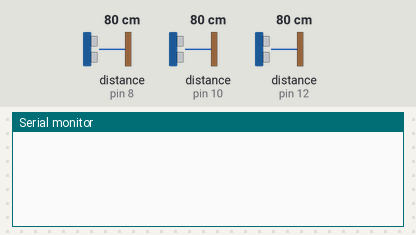
Simulated run of this sketch. Board: Arduino Mega 2560, built with avr-gcc and run on an emulated ATmega2560. On the bench: the last lines printed to the serial monitor. Wiring (inferred from the names in the program): 3 × ultrasonic range finder: trigger pin 9, echo pin 8 / trigger pin 11, echo pin 10 / trigger pin 13, echo pin 12. The test bench sets the inputs (shaded band); at power-on: distance to the obstacle (sensors on pin 10, pin 8, pin 12) 80 cm. The echo pulse lasts 58.3 µs per cm.

Above: at 1.2 s.
1.3 s: distance to the obstacle (sensor on pin 10) set to 120 cm
At 3.4 s:
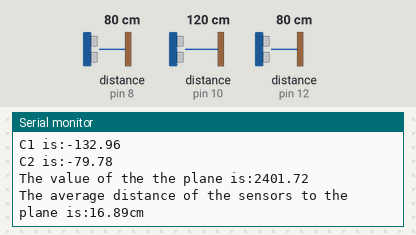
3.8 s: distance to the obstacle (sensor on pin 8) set to 2 cm
At 6.9 s:
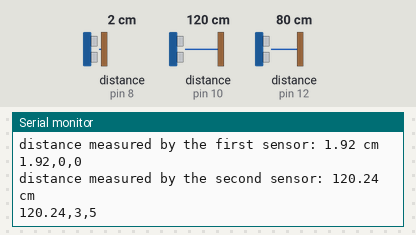
Timing chart, 0 to 8.4 s (numbered marks = the images above; inputs shaded):
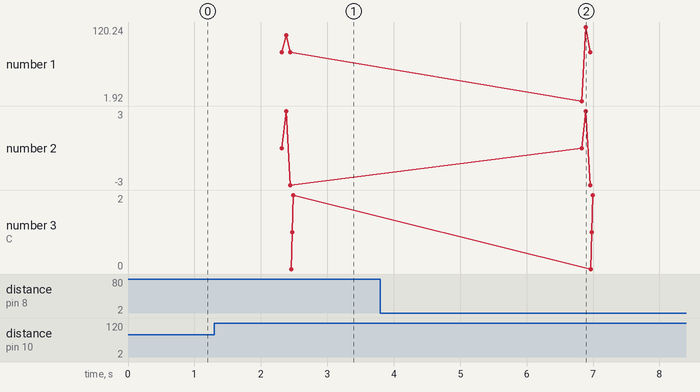

The sketch:

Finalnocomments_edit.ino
```cpp
//Start :
//define the pins that we will use for the first ultrasonic sensor
//----------------------------------------------------------------------------------------------------------------------
#define trigPin1 9                                   //pin number 9 in arduino MEGA2560
#define echoPin1 8                                   // we'll use this pin to read the signal from the first sensor
#define LED_first_ping 22                            // I/O digital or analogique ( we will use pin 22 to command an LED (on/off))
//----------------------------------------------------------------------------------------------------------------------

//define the pins that we will use for the second ultrasonic sensor
//----------------------------------------------------------------------------------------------------------------------
#define trigPin2 11
#define echoPin2 10
#define LED_second_ping 24
//----------------------------------------------------------------------------------------------------------------------

//define the pins that we will use for the third ultrasonic sensor
//----------------------------------------------------------------------------------------------------------------------
#define trigPin3 13
#define echoPin3 12
#define LED_third_ping 26
//----------------------------------------------------------------------------------------------------------------------

//used variables
//----------------------------------------------------------------------------------------------------------------------
double duration, distance, UltraSensor1, UltraSensor2, UltraSensor3; //we'll use these variable to store and generate data
float x0, y0, z0, x1, y1, z1, x2, y2, z2;
char data;
String SerialData = "";
double CentreX, CentreY, CentreZ, Px, Py, Pz, Qx, Qy, Qz, Rx, Ry, Rz, PQx, PQy, PQz, PRx, PRy, PRz;
float UltraSensor1S, UltraSensor1T, UltraSensor2S,UltraSensor2T, UltraSensor3S, UltraSensor3T;
float average1, average2, average3;
float C0, C1, C2, Plane, Final;
//----------------------------------------------------------------------------------------------------------------------

//Make the setup of your pins
//----------------------------------------------------------------------------------------------------------------------
void setup()
{ // START SETUP FUNCTION
  Serial.begin (9600);                              // we will use the serial data transmission to display the distance value on the serial monitor

  // setup pins first sensor
  pinMode(trigPin1, OUTPUT);                        // from where we will transmit the ultrasonic wave
  pinMode(echoPin1, INPUT);                         //from where we will read the reflected wave

  //setup pins second sensor
  pinMode(trigPin2, OUTPUT);
  pinMode(echoPin2, INPUT);

  //setup pins third sensor
  pinMode(trigPin3, OUTPUT);
  pinMode(echoPin3, INPUT);

  x0 = 0;
  y0 = 0;
  z0 = 0;
  x1 = 0;
  y1 = 3;
  z1 =5;
  x2 = 0;
  y2 = -3;
  z2 = 5;


}// END SETUP FUNCTION

//write the code in the loop function
void loop()
{
  UltraSensor1=0;
  UltraSensor2=0;
  UltraSensor3=0;
  // START THE LOOP FUNCTION
 for (int i = 0; i<10; i++) {
    SonarSensor(trigPin1, echoPin1);              // look bellow to find the difinition of the SonarSensor function

   if(distance>=UltraSensor1+0.5)
   {
    UltraSensor1T = UltraSensor1S;
    UltraSensor1S = UltraSensor1;
  UltraSensor1 = distance;                       // store the distance in the first variable
   }
   else if(distance>=UltraSensor1S)
   {
    UltraSensor1T = UltraSensor1S;
    UltraSensor1S=distance;
   }
   else if(distance>=UltraSensor1T)
   {
        UltraSensor1T=distance;
   }
   average1=(UltraSensor1+UltraSensor1S+UltraSensor1T)/3;
   x0 = average1;
   delay(70);

  }

  for (int i = 0;i<10; i++) {
    SonarSensor(trigPin2, echoPin2);              // call the SonarSensor function again with the second sensor pins

  if(distance>=UltraSensor2+0.5)
   {
    UltraSensor2T = UltraSensor2S;
    UltraSensor2S = UltraSensor2;
  UltraSensor2 = distance;                       // store the distance in the second variable
   }
   else if(distance>=UltraSensor2S)
   {
    UltraSensor2T = UltraSensor2S;
    UltraSensor2S=distance;
   }
   else if(distance>=UltraSensor2T)
   {
    UltraSensor2T=distance;
   }
   average2=(UltraSensor2+UltraSensor2S+UltraSensor2T)/3;
   x1 = average2;

   delay(70);
  }

for (int i = 0;i<10; i++) {
    SonarSensor(trigPin3, echoPin3);              // call the SonarSensor function again with the second sensor pins

  if(distance>=UltraSensor3+0.5)
   {
    UltraSensor3T = UltraSensor3S;
    UltraSensor3S = UltraSensor3;
  UltraSensor3 = distance;                       // store the distance in the second variable
   }
   else if(distance>=UltraSensor3S)
   {
    UltraSensor3T = UltraSensor3S;
    UltraSensor3S=distance;
   }
   else if(distance>=UltraSensor3T)
   {
    UltraSensor3T=distance;
   }
   average3=(UltraSensor3+UltraSensor3S+UltraSensor3T)/3;
   x2 = average3;
   delay(70);
  }

  while (Serial.available())
  {
    delay(10);
    data = Serial.read();
    SerialData += data;
  }


  // display the distances on the serial monitor for the first sensor
  //----------------------------------------------------------------------------------------------------------------------
  Serial.println();
  Serial.println();
  Serial.print("distance measured by the first sensor: ");
  Serial.print(x0);
  Serial.println(" cm");
  Serial.print(x0);
  Serial.print(",0,0");
  Serial.println();
  //----------------------------------------------------------------------------------------------------------------------

  //display the distance on the serial monitor for the second sensor
  //----------------------------------------------------------------------------------------------------------------------
  Serial.print("distance measured by the second sensor: ");
  Serial.print(x1);
  Serial.println(" cm");
  Serial.print(x1);
  Serial.print(",3,5");
  Serial.println();
  //---------------------------------------------------------------------------------------------------------------------

  //display the distance on the serial monitor for the third sensor
  //----------------------------------------------------------------------------------------------------------------------
  Serial.print("distance measured by the third sensor: ");
  Serial.print(x2);
  Serial.println(" cm");
  Serial.print(x2);
  Serial.print(",-3,5");
  Serial.println();
  //----------------------------------------------------------------------------------------------------------------------


  CentreX = 0;
  CentreY = 0;
  CentreZ = 3.333;   // Center of the three sensors, will be used in the final equation


  C0 = 30;
  C1 = -(5*x1) + (5*x2);
  C2 = (6*x0) - (3*x1) - (3*x2); //Plane = C0(x-X0) + C1(y-YO) + C2(z-Z0) note (X0,Y0,Z0) = (x0,0,0)  //Cross product of PQ and PR

  Plane = abs(C0*(x0));//abs(C0*(CentreX-x0)+C1*(CentreY-y0)+C2*(CentreZ-z0));
  Serial.print("C0 is:");
  Serial.println(C0);
  Serial.print("C1 is:");
  Serial.println(C1);
  Serial.print("C2 is:");
  Serial.println(C2);
  Serial.print("The value of the the plane is:");
  Serial.println(Plane);

  Final  = (Plane-C2*CentreZ)/(sqrt(pow(C0,2)+pow(C1,2)+pow(C2,2)));
  Serial.print("The average distance of the sensors to the plane is:");
  Serial.print(Final);
  Serial.println("cm");
  if (Final<3) {
    Serial.print("The sensors are too close to the surface, move back!"); //Note, for this case the delay has made to be 50ms
  }
  delay(2000);
}//END LOOP FUNTION

// SonarSensor function used to generate and read the ultrasonic wave
void SonarSensor(int trigPinSensor, int echoPinSensor) //it takes the trigPIN and the echoPIN
{
  //START SonarSensor FUNCTION
  //generate the ultrasonic wave
  //----------------------------------------------------------------------------------------------------------------------
  digitalWrite(trigPinSensor, LOW);// put trigpin LOW
  delayMicroseconds(2);// wait 2 microseconds
  digitalWrite(trigPinSensor, HIGH);// switch trigpin HIGH
  delayMicroseconds(10); // wait 10 microseconds
  digitalWrite(trigPinSensor, LOW);// turn it LOW again
  delayMicroseconds(50);
  //----------------------------------------------------------------------------------------------------------------------

  //read the distance
  //----------------------------------------------------------------------------------------------------------------------

  duration = pulseIn(echoPinSensor, HIGH);//pulseIn funtion will return the time on how much the configured pin remain the level HIGH or LOW; in this case it will return how much time echoPinSensor stay HIGH
  distance = (duration / 2) / 29.1; // first we have to divide the duration by two

}// END SonarSensor FUNCTION

/****************************----------------------- END PROGRAM -----------------------****************************/
```

Measured:
- after the input at 1.3 s, the serial monitor: prints a new line after 1.0 s (image 1)
- after the input at 3.8 s, the serial monitor: prints a new line after 3.0 s (image 2)
